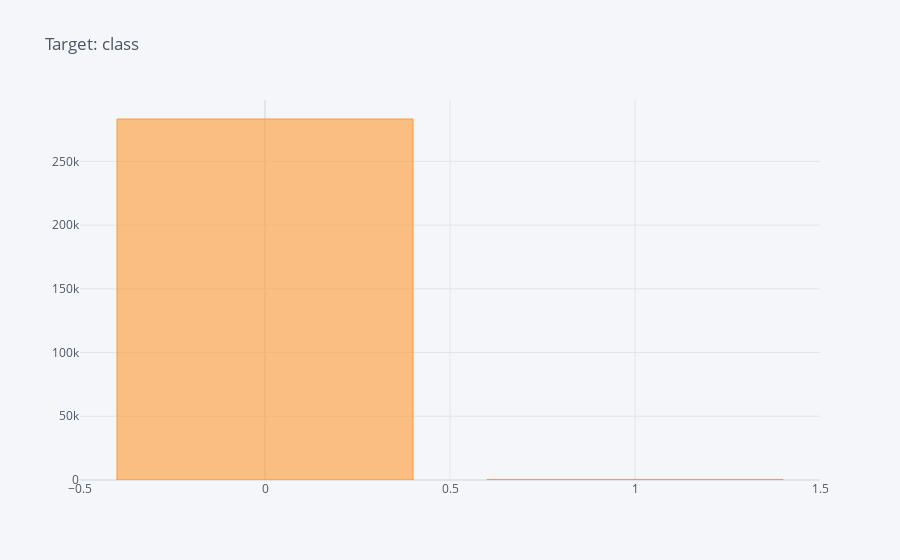

The code cell stored with this chart in its notebook:
### Markdown cell above
#### Target

### Code cell
df[target].value_counts().iplot(kind="bar", title = f"Target: {target}")

### Figure 1 — Plotly figure (JSON) as saved in the notebook; plotly's stock layout.template omitted (floating-point values rounded to 4 significant figures)
{"data": [{"marker": {"color": "rgba(255, 153, 51, 0.6)", "line": {"color": "rgba(255, 153, 51, 1.0)", "width": 1}}, "name": "class", "orientation": "v", "text": "", "type": "bar", "x": [0, 1], "y": [283253, 473]}], "layout": {"legend": {"bgcolor": "#F5F6F9", "font": {"color": "#4D5663"}}, "paper_bgcolor": "#F5F6F9", "plot_bgcolor": "#F5F6F9", "title": {"font": {"color": "#4D5663"}, "text": "Target: class"}, "xaxis": {"gridcolor": "#E1E5ED", "showgrid": true, "tickfont": {"color": "#4D5663"}, "title": {"font": {"color": "#4D5663"}, "text": ""}, "zerolinecolor": "#E1E5ED"}, "yaxis": {"gridcolor": "#E1E5ED", "showgrid": true, "tickfont": {"color": "#4D5663"}, "title": {"font": {"color": "#4D5663"}, "text": ""}, "zerolinecolor": "#E1E5ED"}}}
